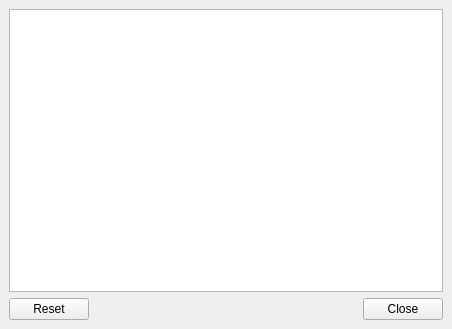
<?xml version="1.0" encoding="UTF-8"?>
<ui version="4.0">
 <class>MainWindow</class>
 <widget class="QMainWindow" name="MainWindow">
  <property name="geometry">
   <rect>
    <x>0</x>
    <y>0</y>
    <width>452</width>
    <height>329</height>
   </rect>
  </property>
  <property name="windowTitle">
   <string>Razor Icon Theme Configuration</string>
  </property>
  <widget class="QWidget" name="centralwidget">
   <layout class="QGridLayout" name="gridLayout">
    <item row="0" column="0">
     <widget class="QListWidget" name="listWidget">
      <property name="alternatingRowColors">
       <bool>true</bool>
      </property>
     </widget>
    </item>
    <item row="1" column="0">
     <widget class="QDialogButtonBox" name="buttons">
      <property name="standardButtons">
       <set>QDialogButtonBox::Close|QDialogButtonBox::Reset</set>
      </property>
     </widget>
    </item>
   </layout>
  </widget>
 </widget>
 <resources/>
 <connections/>
</ui>
